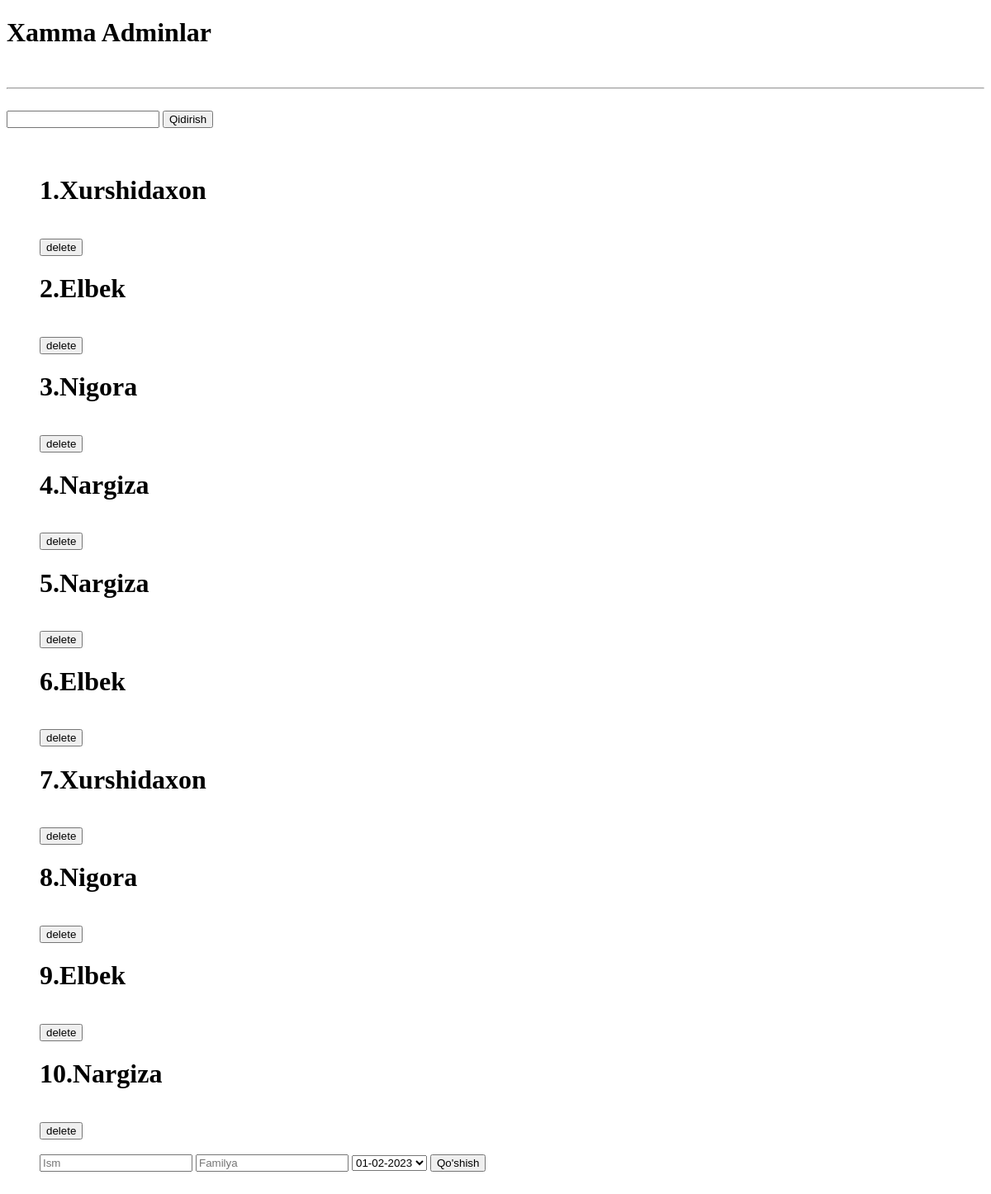
Before: /adminlar/ with the older database file.
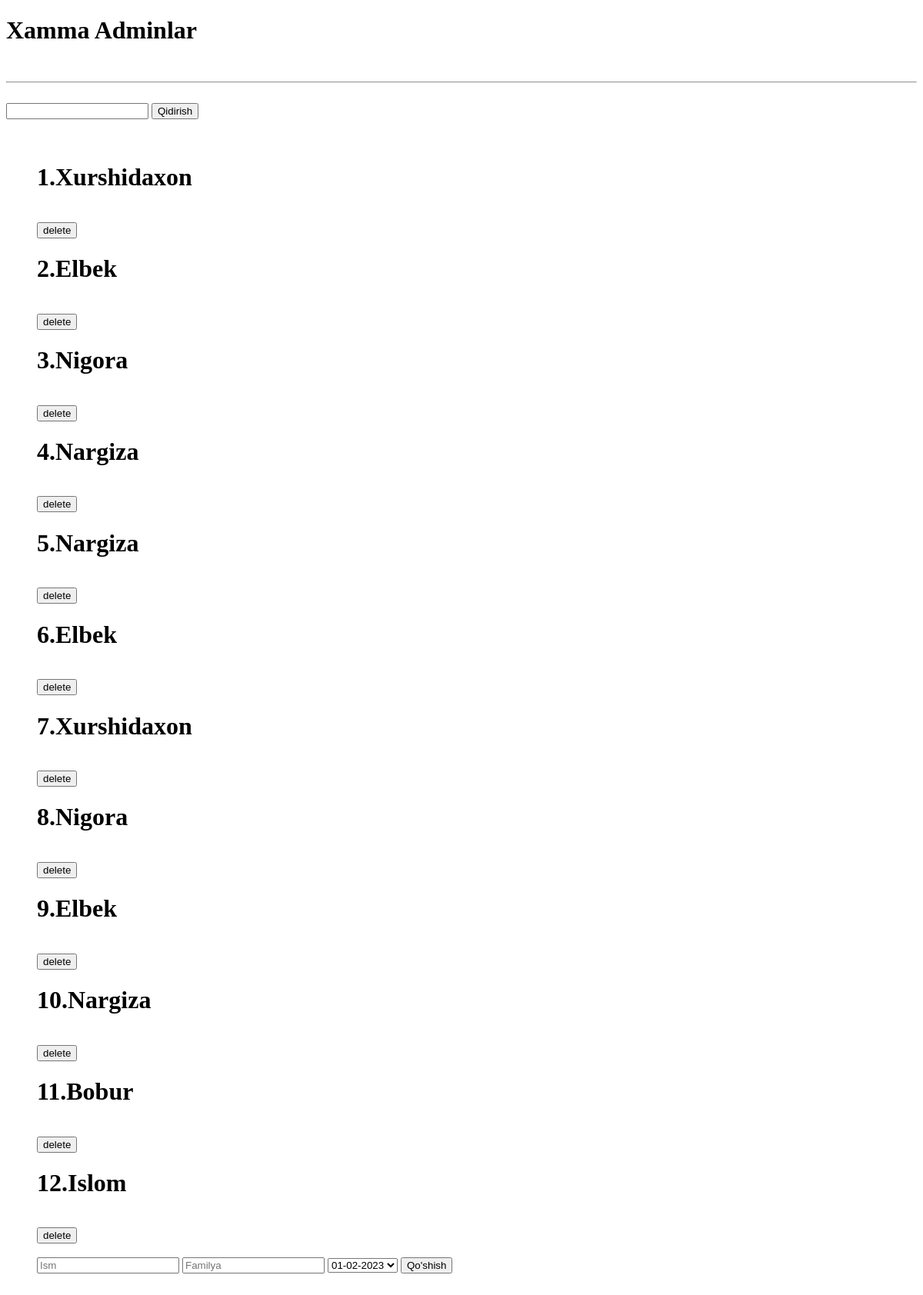
After: the same page with the newer database file.
### asosiy/models.py (models this page shows, shortened)
class Admin(models.Model):
    ism=models.CharField(max_length=100)
    familiya = models.CharField(max_length=100)
    ish_vaqt=models.DateField(auto_now_add=True)

### asosiy/views.py (the view, shortened to what this page needs)
# urls.py: path('adminlar/', adminlar),
def adminlar(request):
    soz=request.GET.get('qidiruv')
    if soz=='' or soz is None:
       content={
           "adminlar":Admin.objects.all()
        }
    else:
        content={
            "adminlar":Admin.objects.filter(talaba__contains=soz)
        }
    return render(request,"amdin.html",content)

### templates/amdin.html (shortened to what this page needs)
<!DOCTYPE html>
<html>
  <head>
  </head>
  <body>
    <h1>Xamma Adminlar</h1>
     <br>
    <hr>
    <br>
    <form method="get">
      <input type="text" name="qidiruv">
      <button>Qidirish</button>
    </form>
    <br>
    <br>
    <ul>
      {% for k in adminlar%}
      <h1>{{k.id}}.{{k.ism}}</h1>
      <br>
      <a href="/bitta_ochir/{{i.id}}/"><button>delete</button></a>
  {% endfor%}
         <br>
         <br>
             <form method="post">{% csrf_token %}
         <input type="text" name="ism" placeholder="Ism">
        <input type="text" name="fam" placeholder="Familya">
        <select name="vaqt">
            <option value="01-02-2023">01-02-2023</option>
        </select>
        <button type="submit">Qo'shish</button>
    </form>
    <br>
    <br>
   </ul>
  </body>
</html>

Changed rows visible on the page:
added Admin: id "11", ism "Bobur"
added Admin: id "12", ism "Islom"
